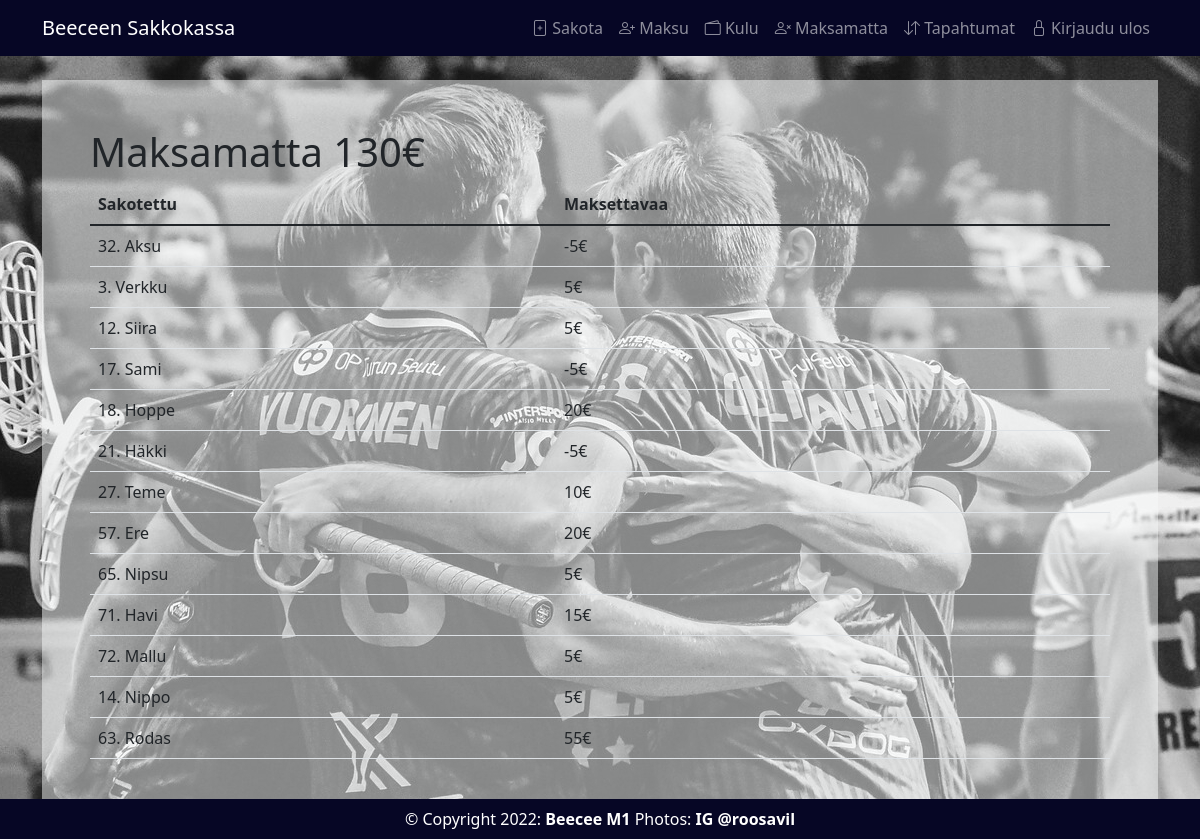
Page /maksamatta/ (signed in) on the committed database.
### main/models.py (models this page shows, shortened)
class Pelaajat(models.Model):
    pelaaja_id = models.PositiveSmallIntegerField(primary_key=True)
    pelaaja_nimi = models.CharField(max_length=15)
    saadut_sakot = models.PositiveSmallIntegerField(default=0)
    maksetut_sakot = models.PositiveSmallIntegerField(default=0)
    DisplayFields = ['pelaaja_id', 'pelaaja_nimi', 'saadut_sakot', 'maksetut_sakot', 'maksamatta_sakot']
    @property
    def maksamatta_sakot(self):
        maksamatta_sakot = self.saadut_sakot - self.maksetut_sakot
        return maksamatta_sakot

### main/views.py (the view)
# urls.py: path("maksamatta/", views.maksamatta, name="maksamatta"),
def maksamatta(response):
    pelaaja = Pelaajat.objects.all()
    maksamatta = Pelaajat.objects.annotate(maksamatta_sakot=F('saadut_sakot')-F('maksetut_sakot')).aggregate(sum=Sum('maksamatta_sakot'))
    return render(response, "main/maksamatta.html", { "pelaaja":pelaaja, "maksamatta":maksamatta,})

### main/templates/main/maksamatta.html
{% extends 'main/base.html' %}
{% block content %}
{% if user.is_authenticated %}
<h1>Maksamatta {{maksamatta.sum}}€</h1>
    <table class ="table">
        <thead>
        <tr>
            <th scope= "col"> Sakotettu</th>
            <th scope= "col"> Maksettavaa</th>
        </tr>
        </thead>
        <tbody>
            {% for p in pelaaja %}
                {% if p.maksamatta_sakot != 0 %}
                <tr>
                    <td scope="row"> {{p.pelaaja_nimi}}&ensp;</td>
                    <td scope="row"> {{p.maksamatta_sakot}}€&ensp;</td>
                {% endif %}
            {% endfor %}
                </tr>
        </tbody>
    </table>
{% else %}
<h1><center>Please <a href={% url 'login_user' %}>Log in</a></center></h1>
{% endif %}
{% endblock %}

### main/templates/main/base.html (shortened to what this page needs)
<!DOCTYPE html>
<html>
    <head>
        {% load static %}
        <link href="https://cdn.jsdelivr.net/npm/bootstrap@5.1.3/dist/css/bootstrap.min.css"
            rel="stylesheet"
>
        <link
            rel="stylesheet"
            href="https://cdn.jsdelivr.net/npm/bootstrap-icons@1.3.0/font/bootstrap-icons.css">
    </head>
    <body>
        <nav class="navbar navbar-expand-md navbar-dark" style="background-color: #060625;";>
            <div class="container">
                {% if user.is_authenticated %}
                <a href="/" class="navbar-brand">Beeceen Sakkokassa</a>
                {% endif %}
                <div class="collapse navbar-collapse" id="navmenu">
                    <ul class="navbar-nav ms-auto">
                        {% if user.is_authenticated %}
                        <li class="nav-item">
                            <a href="/sakko" class= "nav-link"><i class="bi bi-file-plus"></i> Sakota</a>
                        </li>
                        <li class="nav-item">
                            <a href="/maksu" class= "nav-link"><i class="bi bi-person-plus"></i> Maksu</a>
                        </li>
                        <li class="nav-item">
                            <a href="/kulu" class= "nav-link"><i class="bi bi-wallet2"></i> Kulu</a>
                        </li>
                        <li class="nav-item">
                            <a href="/maksamatta" class= "nav-link"><i class="bi bi-person-x"></i> Maksamatta</a>
                        </li>
                        <li class="nav-item">
                            <a href="/tapahtumat" class= "nav-link"><i class="bi bi-arrow-down-up"></i> Tapahtumat</a>
                        </li>
                        <li class="nav-item">
                            <a href="/UserAuth/logout_user" class= "nav-link"><i class="bi bi-lock"></i> Kirjaudu ulos</a>
                        </li>
                        {% else %}
                        <li class="nav-item">
                            <a href="/UserAuth/login_user" class= "nav-link"><i class="bi bi-unlock"></i> Kirjaudu sisään</a>
                        </li>
                        {% endif %}
                    </ul>
                </div>
            </div>
        </nav>
            <div class= "container">
            <br>
                <div class="p-5 mb-3 bg-light text-dark" style="--bs-bg-opacity: .5;">
                    {% block content %}
                    {% endblock %}
                </div>
            </div>
        {% if user.is_authenticated %}
        <footer class="bg-light text-center text-lg-start fixed-bottom text-white">
            <div class="text-center p-2 " style="background-color: #060625;">
                © Copyright 2022: <strong>Beecee M1</strong> Photos: <strong>IG @roosavil</strong>
            </div>
        </footer>
        {% endif %}
    </body>
</html>

### rows in the picture
Pelaajat: pelaaja_nimi "32. Aksu", maksamatta_sakot "-5"
Pelaajat: pelaaja_nimi "3. Verkku", maksamatta_sakot "5"
Pelaajat: pelaaja_nimi "12. Siira", maksamatta_sakot "5"
Pelaajat: pelaaja_nimi "17. Sami", maksamatta_sakot "-5"
Pelaajat: pelaaja_nimi "18. Hoppe", maksamatta_sakot "20"
Pelaajat: pelaaja_nimi "21. Häkki", maksamatta_sakot "-5"
Pelaajat: pelaaja_nimi "27. Teme", maksamatta_sakot "10"
Pelaajat: pelaaja_nimi "57. Ere", maksamatta_sakot "20"
Pelaajat: pelaaja_nimi "65. Nipsu", maksamatta_sakot "5"
Pelaajat: pelaaja_nimi "71. Havi", maksamatta_sakot "15"
Pelaajat: pelaaja_nimi "72. Mallu", maksamatta_sakot "5"
Pelaajat: pelaaja_nimi "14. Nippo", maksamatta_sakot "5"
Pelaajat: pelaaja_nimi "63. Rodas", maksamatta_sakot "55"

### other values in the picture
{{ maksamatta.sum }} "130"
